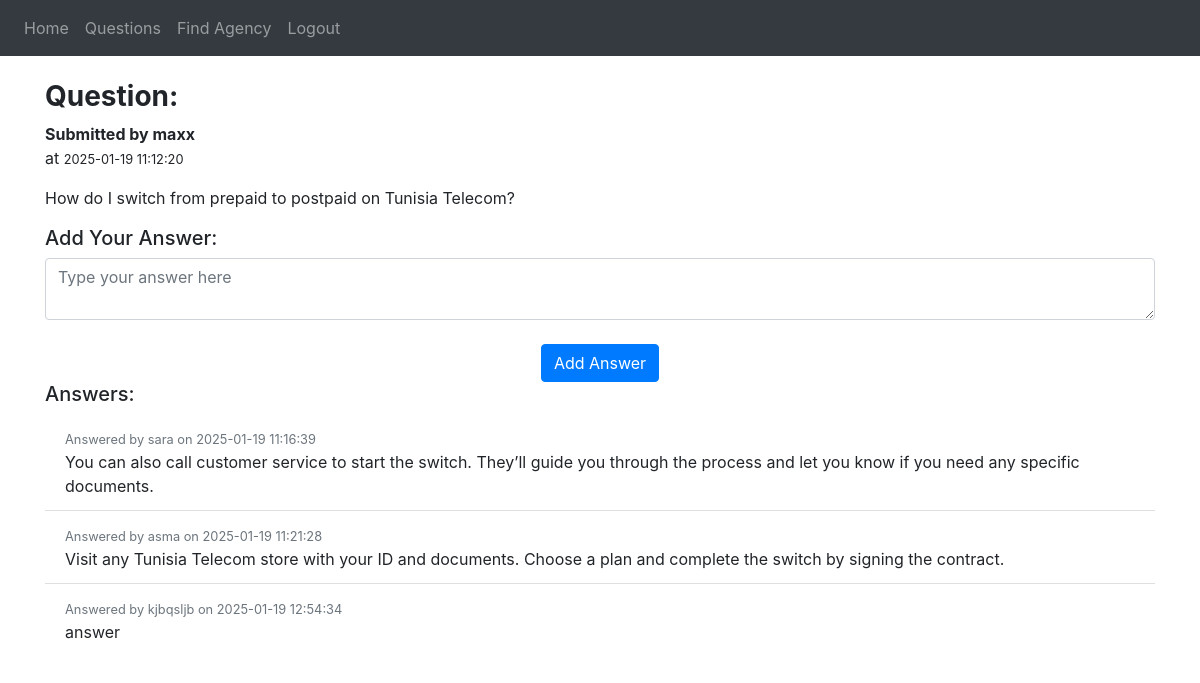
Page /question/7 (signed in) on the committed database.
### configuration/models.py (models this page shows)
class User(db.Model, UserMixin):
    __tablename__ = 'user'
    id = db.Column(db.Integer, primary_key=True)
    phoneNumber = db.Column(db.String(15), unique=True, nullable=False)  # Pre-existing
    username = db.Column(db.String(120), unique=True, nullable=True)   # Added during signup
    passwordHash = db.Column(db.String(128), nullable=True)         # Added during signup
    bonusPlan = db.Column(db.Integer, nullable=False)          # Pre-existing
    usageHistory = db.relationship('UsageHistory', back_populates='user', cascade='all, delete-orphan')
    balance = db.relationship('Balance', uselist=False, back_populates='user', cascade='all, delete-orphan')
    rechargeHistory = db.relationship('Recharge', back_populates='user', cascade='all, delete-orphan')
    questions = db.relationship('Question', back_populates='user', cascade='all, delete-orphan')
    answers = db.relationship('Answer', back_populates='user', cascade='all, delete-orphan')

class Question(db.Model):
    __tablename__ = 'question'
    id = db.Column(db.Integer, primary_key=True)
    userId = db.Column(db.Integer, db.ForeignKey('user.id'), nullable=False)
    content = db.Column(db.Text, nullable=False)
    submittedAt = db.Column(db.DateTime, default=func.now(), nullable=False)
    user = db.relationship('User', back_populates='questions')
    answers = db.relationship('Answer', back_populates='question', cascade='all, delete-orphan')

class Answer(db.Model):
    __tablename__ = 'answer'
    id = db.Column(db.Integer, primary_key=True)
    questionId = db.Column(db.Integer, db.ForeignKey('question.id'), nullable=False)
    userId = db.Column(db.Integer, db.ForeignKey('user.id'), nullable=False)
    content = db.Column(db.Text, nullable=False)
    submittedAt = db.Column(db.DateTime, default=func.now(), nullable=False)
    question = db.relationship('Question', back_populates='answers')
    user = db.relationship('User', back_populates='answers')

### configuration/blueprint.py (the view, shortened to what this page needs)
@blp.route('/question/<int:question_id>', methods=['GET', 'POST'])
@login_required
def answers(question_id):
    question = Question.query.get_or_404(question_id)
    return render_template("answers.html", user=current_user, question=question)

### configuration/__init__.py (called while the page is built)
def create_application():
    app = Flask(__name__)
    app.config['SECRET_KEY'] = 'TTapp'
    app.config['SQLALCHEMY_DATABASE_URI'] = f'sqlite:///{DB_NAME}'
    db.init_app(app)
    app.register_blueprint(blp, url_prefix='/')
    app.register_blueprint(apiblp)
    login_manager = LoginManager()
    login_manager.login_view = 'blp.login'
    login_manager.init_app(app)
    @login_manager.user_loader
    def load_user(id):
        return User.query.get(int(id))
    return app

### configuration/templates/answers.html (shortened to what this page needs)
{% extends "theme.html" %}
{% block content %}
    <h3><strong>Question:</strong></h3>
    <p><strong> Submitted by {{ question.user.username }}</strong>
    <br>at <small>{{ question.submittedAt.strftime('%Y-%m-%d %H:%M:%S') }}</small></p>
    <p>{{ question.content }}</p>
    <h5>Add Your Answer:</h5>
    <form method="POST">
        <textarea name="answer" class="form-control" placeholder="Type your answer here"></textarea>
        <br />
        <div align="center">
            <button type="submit" class="btn btn-primary">Add Answer</button>
        </div>
    </form>
    <h5>Answers:</h5>
    <ul class="list-group list-group-flush">
        {% for answer in question.answers %}
            <li class="list-group-item">
                <small class="text-muted">Answered by {{ answer.user.username }} on {{ answer.submittedAt.strftime('%Y-%m-%d %H:%M:%S') }}</small>
                <br />
                {{ answer.content }}
            </li>
        {% else %}
            <li class="list-group-item">No answers yet.</li>
        {% endfor %}
    </ul>
{% endblock %}

### rows in the picture
User: user.username "maxx"
Question: submittedAt "2025-01-19 11:12:20", content "How do I switch from prepaid to postpaid on Tunisia Telecom?"
Answer: user.username "sara", submittedAt "2025-01-19 11:16:39", content "You can also call customer service to start the switch. They’ll guide you through the process and let you know if you need any specific documents."
Answer: user.username "asma", submittedAt "2025-01-19 11:21:28", content "Visit any Tunisia Telecom store with your ID and documents. Choose a plan and complete the switch by signing the contract."
Answer: user.username "kjbqsljb", submittedAt "2025-01-19 12:54:34", content "answer"
